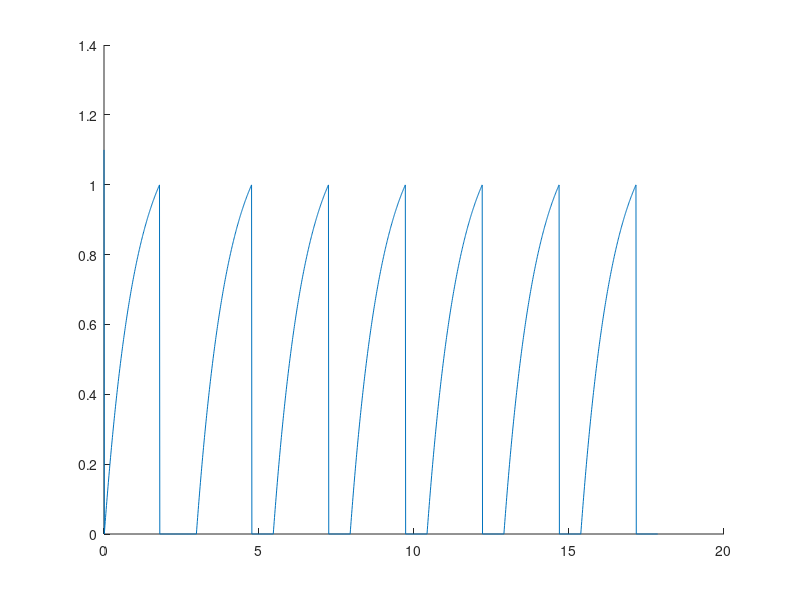

The MATLAB script that drew this image:
clc
clear

b=1.2;  % neocortical pyramidal neurons
dt=.01;
in=0;fn=20;
endstep=((fn-in)/dt);
tspan = in:dt:fn;
ref=50;
v=[];
v(1)=0; 
           
    for i=1:endstep
                  
                  v(i+1)=v(i)+(dt)*(-v(i)+b);
                  if v(i+1)>=1.1
                    v(i+1)=0;                                        
                  end;
     end;
   
     
 [pks,locs] = findpeaks(v);
     
 for i=1:numel(locs)-1
     
     
     for j=locs(i)+ref:locs(i+1)
                                     v(j+1)=v(j)+(dt)*(-v(j)+b);
                                      if v(j)>1 ; 
                                      v(j)=0 ;
                                      end;
     end
     
     for j=locs(i+1):locs(i+1)+ref
             v(j)=0;
     end
 end

t=[locs(1):locs(end)+locs(1)];

hold on
vv=v(locs(1):end);
tt=[0:length(vv)-1];
plot(dt*tt,vv)